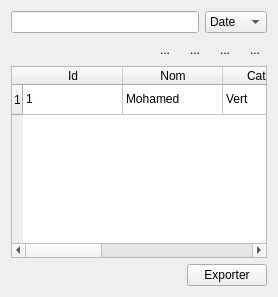
          <widget class="QWidget" name="consulterqtolives">
           <layout class="QVBoxLayout" name="consulterLayout_2">
            <item>
             <layout class="QHBoxLayout" name="horizontalLayout_5">
              <item>
               <widget class="QLineEdit" name="lineEdit_2" />
              </item>
              <item>
               <widget class="QComboBox" name="comboBox_2">
                <item>
                 <property name="text">
                  <string>Date</string>
                 </property>
                </item>
                <item>
                 <property name="text">
                  <string>Nom</string>
                 </property>
                </item>
                <item>
                 <property name="text">
                  <string>Statut</string>
                 </property>
                </item>
               </widget>
              </item>
             </layout>
            </item>
            <item>
             <layout class="QHBoxLayout" name="horizontalLayout_6">
              <item>
               <spacer name="horizontalSpacer_4">
                <property name="orientation">
                 <enum>Qt::Orientation::Horizontal</enum>
                </property>
                <property name="sizeHint" stdset="0">
                 <size>
                  <width>40</width>
                  <height>20</height>
                 </size>
                </property>
               </spacer>
              </item>
              <item>
               <widget class="QToolButton" name="toolButton_6">
                <property name="text">
                 <string>...</string>
                </property>
                <property name="icon">
                 <iconset resource="img.qrc">
                  <normaloff>:/img/refresh.svg</normaloff>:/img/refresh.svg</iconset>
                </property>
                <property name="autoRaise">
                 <bool>true</bool>
                </property>
               </widget>
              </item>
              <item>
               <widget class="QToolButton" name="toolButton_7">
                <property name="text">
                 <string>...</string>
                </property>
                <property name="icon">
                 <iconset resource="img.qrc">
                  <normaloff>:/img/filter.svg</normaloff>:/img/filter.svg</iconset>
                </property>
                <property name="autoRaise">
                 <bool>true</bool>
                </property>
               </widget>
              </item>
              <item>
               <widget class="QToolButton" name="toolButton_8">
                <property name="text">
                 <string>...</string>
                </property>
                <property name="icon">
                 <iconset resource="img.qrc">
                  <normaloff>:/img/export.svg</normaloff>:/img/export.svg</iconset>
                </property>
                <property name="autoRaise">
                 <bool>true</bool>
                </property>
               </widget>
              </item>
              <item>
               <widget class="QToolButton" name="toolButton_9">
                <property name="text">
                 <string>...</string>
                </property>
                <property name="icon">
                 <iconset resource="img.qrc">
                  <normaloff>:/img/search.svg</normaloff>:/img/search.svg</iconset>
                </property>
                <property name="autoRaise">
                 <bool>true</bool>
                </property>
               </widget>
              </item>
             </layout>
            </item>
            <item>
             <widget class="QTableWidget" name="tableWidget_2">
              <property name="editTriggers">
               <set>QAbstractItemView::EditTrigger::NoEditTriggers</set>
              </property>
              <property name="alternatingRowColors">
               <bool>true</bool>
              </property>
              <property name="selectionMode">
               <enum>QAbstractItemView::SelectionMode::SingleSelection</enum>
              </property>
              <property name="selectionBehavior">
               <enum>QAbstractItemView::SelectionBehavior::SelectRows</enum>
              </property>
              <property name="sortingEnabled">
               <bool>true</bool>
              </property>
              <row />
              <column>
               <property name="text">
                <string>Id</string>
               </property>
              </column>
              <column>
               <property name="text">
                <string>Nom</string>
               </property>
              </column>
              <column>
               <property name="text">
                <string>Catégorie</string>
               </property>
              </column>
              <column>
               <property name="text">
                <string>Date d'ajout</string>
               </property>
              </column>
              <column>
               <property name="text">
                <string> Quantité (KG)</string>
               </property>
              </column>
              <column>
               <property name="text">
                <string>Description</string>
               </property>
              </column>
              <item row="0" column="0">
               <property name="text">
                <string>1</string>
               </property>
              </item>
              <item row="0" column="1">
               <property name="text">
                <string>Mohamed</string>
               </property>
              </item>
              <item row="0" column="2">
               <property name="text">
                <string>Vert</string>
               </property>
              </item>
              <item row="0" column="3">
               <property name="text">
                <string>02/02/2026</string>
               </property>
              </item>
              <item row="0" column="4">
               <property name="text">
                <string>150 </string>
               </property>
              </item>
             </widget>
            </item>
            <item>
             <layout class="QHBoxLayout" name="exportRow_2">
              <item>
               <spacer name="horizontalSpacer_export_2">
                <property name="orientation">
                 <enum>Qt::Orientation::Horizontal</enum>
                </property>
                <property name="sizeHint" stdset="0">
                 <size>
                  <width>40</width>
                  <height>20</height>
                 </size>
                </property>
               </spacer>
              </item>
              <item>
               <widget class="QPushButton" name="pushButton_2">
                <property name="text">
                 <string>Exporter</string>
                </property>
                <property name="icon">
                 <iconset resource="img.qrc">
                  <normaloff>:/img/export.svg</normaloff>:/img/export.svg</iconset>
                </property>
                <property name="iconSize">
                 <size>
                  <width>18</width>
                  <height>18</height>
                 </size>
                </property>
               </widget>
              </item>
             </layout>
            </item>
           </layout>
          </widget>
